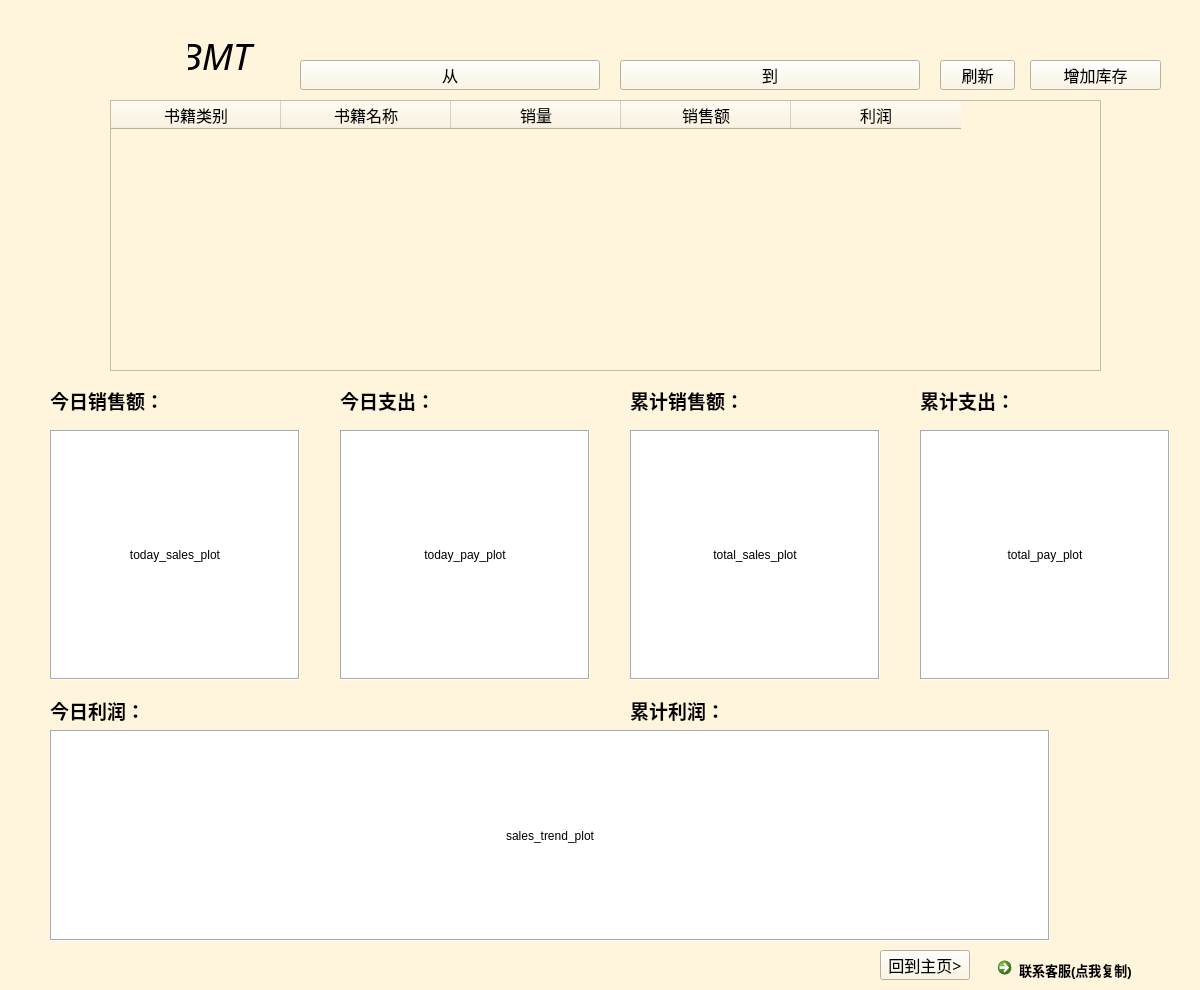
<?xml version="1.0" encoding="UTF-8"?>
<ui version="4.0">
 <class>BMT_client_main_windows</class>
 <widget class="QMainWindow" name="BMT_client_main_windows">
  <property name="geometry">
   <rect>
    <x>0</x>
    <y>0</y>
    <width>1200</width>
    <height>990</height>
   </rect>
  </property>
  <property name="maximumSize">
   <size>
    <width>1560</width>
    <height>990</height>
   </size>
  </property>
  <property name="font">
   <font>
    <family>黑体</family>
    <pointsize>14</pointsize>
   </font>
  </property>
  <property name="cursor">
   <cursorShape>ArrowCursor</cursorShape>
  </property>
  <property name="focusPolicy">
   <enum>Qt::NoFocus</enum>
  </property>
  <property name="windowTitle">
   <string>BMT_client</string>
  </property>
  <property name="windowIcon">
   <iconset resource="../resource.qrc">
    <normaloff>:/ico/resource/BMT_64.ico</normaloff>:/ico/resource/BMT_64.ico</iconset>
  </property>
  <property name="styleSheet">
   <string notr="true">background-color: rgb(255, 245, 220);</string>
  </property>
  <widget class="QWidget" name="centralwidget">
   <widget class="QLabel" name="client_name">
    <property name="geometry">
     <rect>
      <x>170</x>
      <y>30</y>
      <width>91</width>
      <height>50</height>
     </rect>
    </property>
    <property name="font">
     <font>
      <family>Mistral</family>
      <pointsize>30</pointsize>
      <weight>50</weight>
      <bold>false</bold>
     </font>
    </property>
    <property name="text">
     <string>&lt;html&gt;&lt;head/&gt;&lt;body&gt;&lt;p&gt;&lt;span style=&quot; font-size:28pt; font-style:italic;&quot;&gt;BMT&lt;/span&gt;&lt;/p&gt;&lt;/body&gt;&lt;/html&gt;</string>
    </property>
    <property name="alignment">
     <set>Qt::AlignCenter</set>
    </property>
   </widget>
   <widget class="QTableWidget" name="table">
    <property name="geometry">
     <rect>
      <x>110</x>
      <y>100</y>
      <width>991</width>
      <height>271</height>
     </rect>
    </property>
    <property name="font">
     <font>
      <pointsize>12</pointsize>
     </font>
    </property>
    <property name="cursor" stdset="0">
     <cursorShape>ArrowCursor</cursorShape>
    </property>
    <property name="gridStyle">
     <enum>Qt::DashLine</enum>
    </property>
    <attribute name="horizontalHeaderDefaultSectionSize">
     <number>170</number>
    </attribute>
    <column>
     <property name="text">
      <string>书籍类别</string>
     </property>
     <property name="font">
      <font>
       <family>Agency FB</family>
       <pointsize>12</pointsize>
      </font>
     </property>
    </column>
    <column>
     <property name="text">
      <string>书籍名称</string>
     </property>
     <property name="font">
      <font>
       <family>Agency FB</family>
       <pointsize>12</pointsize>
      </font>
     </property>
    </column>
    <column>
     <property name="text">
      <string>销量</string>
     </property>
     <property name="font">
      <font>
       <family>Agency FB</family>
       <pointsize>12</pointsize>
      </font>
     </property>
    </column>
    <column>
     <property name="text">
      <string>销售额</string>
     </property>
     <property name="font">
      <font>
       <family>Agency FB</family>
       <pointsize>12</pointsize>
      </font>
     </property>
    </column>
    <column>
     <property name="text">
      <string>利润</string>
     </property>
     <property name="font">
      <font>
       <family>Agency FB</family>
       <pointsize>12</pointsize>
      </font>
     </property>
    </column>
   </widget>
   <widget class="QLabel" name="date_time">
    <property name="geometry">
     <rect>
      <x>740</x>
      <y>20</y>
      <width>411</width>
      <height>30</height>
     </rect>
    </property>
    <property name="font">
     <font>
      <family>Times New Roman</family>
      <pointsize>11</pointsize>
     </font>
    </property>
    <property name="text">
     <string/>
    </property>
    <property name="alignment">
     <set>Qt::AlignRight|Qt::AlignTrailing|Qt::AlignVCenter</set>
    </property>
   </widget>
   <widget class="QLabel" name="today_sales">
    <property name="geometry">
     <rect>
      <x>50</x>
      <y>380</y>
      <width>250</width>
      <height>40</height>
     </rect>
    </property>
    <property name="font">
     <font>
      <family>Times New Roman</family>
      <pointsize>14</pointsize>
      <weight>75</weight>
      <bold>true</bold>
     </font>
    </property>
    <property name="text">
     <string>今日销售额：</string>
    </property>
    <property name="alignment">
     <set>Qt::AlignLeading|Qt::AlignLeft|Qt::AlignVCenter</set>
    </property>
   </widget>
   <widget class="QLabel" name="today_pay">
    <property name="geometry">
     <rect>
      <x>340</x>
      <y>380</y>
      <width>250</width>
      <height>40</height>
     </rect>
    </property>
    <property name="font">
     <font>
      <family>Times New Roman</family>
      <pointsize>14</pointsize>
      <weight>75</weight>
      <bold>true</bold>
     </font>
    </property>
    <property name="text">
     <string>今日支出：</string>
    </property>
    <property name="alignment">
     <set>Qt::AlignLeading|Qt::AlignLeft|Qt::AlignVCenter</set>
    </property>
   </widget>
   <widget class="QLabel" name="today_profit">
    <property name="geometry">
     <rect>
      <x>50</x>
      <y>690</y>
      <width>250</width>
      <height>40</height>
     </rect>
    </property>
    <property name="font">
     <font>
      <family>Times New Roman</family>
      <pointsize>14</pointsize>
      <weight>75</weight>
      <bold>true</bold>
     </font>
    </property>
    <property name="text">
     <string>今日利润：</string>
    </property>
    <property name="alignment">
     <set>Qt::AlignLeading|Qt::AlignLeft|Qt::AlignVCenter</set>
    </property>
   </widget>
   <widget class="QLabel" name="total_profit">
    <property name="geometry">
     <rect>
      <x>630</x>
      <y>690</y>
      <width>250</width>
      <height>40</height>
     </rect>
    </property>
    <property name="font">
     <font>
      <family>Times New Roman</family>
      <pointsize>14</pointsize>
      <weight>75</weight>
      <bold>true</bold>
     </font>
    </property>
    <property name="text">
     <string>累计利润：</string>
    </property>
    <property name="alignment">
     <set>Qt::AlignLeading|Qt::AlignLeft|Qt::AlignVCenter</set>
    </property>
   </widget>
   <widget class="QLabel" name="total_sales">
    <property name="geometry">
     <rect>
      <x>630</x>
      <y>380</y>
      <width>250</width>
      <height>40</height>
     </rect>
    </property>
    <property name="font">
     <font>
      <family>Times New Roman</family>
      <pointsize>14</pointsize>
      <weight>75</weight>
      <bold>true</bold>
     </font>
    </property>
    <property name="text">
     <string>累计销售额：</string>
    </property>
    <property name="alignment">
     <set>Qt::AlignLeading|Qt::AlignLeft|Qt::AlignVCenter</set>
    </property>
   </widget>
   <widget class="QLabel" name="total_pay">
    <property name="geometry">
     <rect>
      <x>920</x>
      <y>380</y>
      <width>250</width>
      <height>40</height>
     </rect>
    </property>
    <property name="font">
     <font>
      <family>Times New Roman</family>
      <pointsize>14</pointsize>
      <weight>75</weight>
      <bold>true</bold>
     </font>
    </property>
    <property name="text">
     <string>累计支出：</string>
    </property>
    <property name="alignment">
     <set>Qt::AlignLeading|Qt::AlignLeft|Qt::AlignVCenter</set>
    </property>
   </widget>
   <widget class="QLabel" name="today_sales_plot">
    <property name="geometry">
     <rect>
      <x>50</x>
      <y>430</y>
      <width>250</width>
      <height>250</height>
     </rect>
    </property>
    <property name="styleSheet">
     <string notr="true">background-color: rgb(255, 255, 255);</string>
    </property>
    <property name="frameShape">
     <enum>QFrame::Box</enum>
    </property>
    <property name="frameShadow">
     <enum>QFrame::Sunken</enum>
    </property>
    <property name="text">
     <string>today_sales_plot</string>
    </property>
    <property name="alignment">
     <set>Qt::AlignCenter</set>
    </property>
   </widget>
   <widget class="QLabel" name="total_sales_plot">
    <property name="geometry">
     <rect>
      <x>630</x>
      <y>430</y>
      <width>250</width>
      <height>250</height>
     </rect>
    </property>
    <property name="styleSheet">
     <string notr="true">background-color: rgb(255, 255, 255);</string>
    </property>
    <property name="frameShape">
     <enum>QFrame::Box</enum>
    </property>
    <property name="frameShadow">
     <enum>QFrame::Sunken</enum>
    </property>
    <property name="text">
     <string>total_sales_plot</string>
    </property>
    <property name="alignment">
     <set>Qt::AlignCenter</set>
    </property>
   </widget>
   <widget class="QLabel" name="today_pay_plot">
    <property name="geometry">
     <rect>
      <x>340</x>
      <y>430</y>
      <width>250</width>
      <height>250</height>
     </rect>
    </property>
    <property name="styleSheet">
     <string notr="true">background-color: rgb(255, 255, 255);</string>
    </property>
    <property name="frameShape">
     <enum>QFrame::Box</enum>
    </property>
    <property name="frameShadow">
     <enum>QFrame::Sunken</enum>
    </property>
    <property name="text">
     <string>today_pay_plot</string>
    </property>
    <property name="alignment">
     <set>Qt::AlignCenter</set>
    </property>
   </widget>
   <widget class="QLabel" name="total_pay_plot">
    <property name="geometry">
     <rect>
      <x>920</x>
      <y>430</y>
      <width>250</width>
      <height>250</height>
     </rect>
    </property>
    <property name="styleSheet">
     <string notr="true">background-color: rgb(255, 255, 255);</string>
    </property>
    <property name="frameShape">
     <enum>QFrame::Box</enum>
    </property>
    <property name="frameShadow">
     <enum>QFrame::Sunken</enum>
    </property>
    <property name="text">
     <string>total_pay_plot</string>
    </property>
    <property name="alignment">
     <set>Qt::AlignCenter</set>
    </property>
   </widget>
   <widget class="QPushButton" name="time_from">
    <property name="geometry">
     <rect>
      <x>300</x>
      <y>60</y>
      <width>300</width>
      <height>30</height>
     </rect>
    </property>
    <property name="font">
     <font>
      <family>Agency FB</family>
      <pointsize>12</pointsize>
     </font>
    </property>
    <property name="cursor">
     <cursorShape>PointingHandCursor</cursorShape>
    </property>
    <property name="text">
     <string>从</string>
    </property>
   </widget>
   <widget class="QPushButton" name="time_to">
    <property name="geometry">
     <rect>
      <x>620</x>
      <y>60</y>
      <width>300</width>
      <height>30</height>
     </rect>
    </property>
    <property name="font">
     <font>
      <family>Agency FB</family>
      <pointsize>12</pointsize>
     </font>
    </property>
    <property name="cursor">
     <cursorShape>PointingHandCursor</cursorShape>
    </property>
    <property name="text">
     <string>到</string>
    </property>
   </widget>
   <widget class="QPushButton" name="refresh">
    <property name="geometry">
     <rect>
      <x>940</x>
      <y>60</y>
      <width>75</width>
      <height>30</height>
     </rect>
    </property>
    <property name="font">
     <font>
      <family>Agency FB</family>
      <pointsize>12</pointsize>
     </font>
    </property>
    <property name="cursor">
     <cursorShape>PointingHandCursor</cursorShape>
    </property>
    <property name="focusPolicy">
     <enum>Qt::ClickFocus</enum>
    </property>
    <property name="text">
     <string>刷新</string>
    </property>
   </widget>
   <widget class="QLabel" name="sales_trend_plot">
    <property name="geometry">
     <rect>
      <x>50</x>
      <y>730</y>
      <width>1000</width>
      <height>211</height>
     </rect>
    </property>
    <property name="styleSheet">
     <string notr="true">background-color: rgb(255, 255, 255);</string>
    </property>
    <property name="frameShape">
     <enum>QFrame::Box</enum>
    </property>
    <property name="frameShadow">
     <enum>QFrame::Sunken</enum>
    </property>
    <property name="text">
     <string>sales_trend_plot</string>
    </property>
    <property name="alignment">
     <set>Qt::AlignCenter</set>
    </property>
   </widget>
   <widget class="QPushButton" name="increase_inventory">
    <property name="geometry">
     <rect>
      <x>1030</x>
      <y>60</y>
      <width>131</width>
      <height>30</height>
     </rect>
    </property>
    <property name="font">
     <font>
      <family>Agency FB</family>
      <pointsize>12</pointsize>
     </font>
    </property>
    <property name="cursor">
     <cursorShape>PointingHandCursor</cursorShape>
    </property>
    <property name="text">
     <string>增加库存</string>
    </property>
   </widget>
   <widget class="QCommandLinkButton" name="call_for_help">
    <property name="geometry">
     <rect>
      <x>990</x>
      <y>950</y>
      <width>180</width>
      <height>30</height>
     </rect>
    </property>
    <property name="font">
     <font>
      <family>Segoe UI</family>
      <pointsize>10</pointsize>
     </font>
    </property>
    <property name="cursor">
     <cursorShape>PointingHandCursor</cursorShape>
    </property>
    <property name="toolTip">
     <string>&lt;html&gt;&lt;head/&gt;&lt;body&gt;&lt;p&gt;&lt;span style=&quot; font-size:12pt; text-decoration: underline; color:#0000ff;&quot;&gt;huyan35@mail2.sysu.edu.cn&lt;/span&gt;&lt;/p&gt;&lt;/body&gt;&lt;/html&gt;</string>
    </property>
    <property name="toolTipDuration">
     <number>0</number>
    </property>
    <property name="text">
     <string>联系客服(点我复制)</string>
    </property>
    <property name="icon">
     <iconset resource="../resource.qrc">
      <normaloff>:/ico/resource/BMT_32.ico</normaloff>:/ico/resource/BMT_32.ico</iconset>
    </property>
   </widget>
   <widget class="QPushButton" name="back">
    <property name="geometry">
     <rect>
      <x>880</x>
      <y>950</y>
      <width>90</width>
      <height>30</height>
     </rect>
    </property>
    <property name="font">
     <font>
      <family>Agency FB</family>
      <pointsize>12</pointsize>
      <weight>50</weight>
      <bold>false</bold>
     </font>
    </property>
    <property name="text">
     <string>回到主页&gt;</string>
    </property>
   </widget>
   <widget class="QLabel" name="client_logo">
    <property name="geometry">
     <rect>
      <x>60</x>
      <y>-10</y>
      <width>128</width>
      <height>128</height>
     </rect>
    </property>
    <property name="text">
     <string>&lt;html&gt;&lt;head/&gt;&lt;body&gt;&lt;p&gt;&lt;img src=&quot;:/logo/resource/BMT_128.ico&quot;/&gt;&lt;/p&gt;&lt;/body&gt;&lt;/html&gt;</string>
    </property>
   </widget>
   <zorder>client_name</zorder>
   <zorder>client_logo</zorder>
   <zorder>table</zorder>
   <zorder>date_time</zorder>
   <zorder>today_sales_plot</zorder>
   <zorder>total_sales_plot</zorder>
   <zorder>today_pay_plot</zorder>
   <zorder>total_pay_plot</zorder>
   <zorder>time_from</zorder>
   <zorder>time_to</zorder>
   <zorder>refresh</zorder>
   <zorder>sales_trend_plot</zorder>
   <zorder>increase_inventory</zorder>
   <zorder>call_for_help</zorder>
   <zorder>back</zorder>
   <zorder>today_pay</zorder>
   <zorder>total_sales</zorder>
   <zorder>total_pay</zorder>
   <zorder>today_profit</zorder>
   <zorder>total_profit</zorder>
   <zorder>today_sales</zorder>
  </widget>
 </widget>
 <tabstops>
  <tabstop>table</tabstop>
 </tabstops>
 <resources>
  <include location="../resource.qrc"/>
 </resources>
 <connections/>
</ui>
